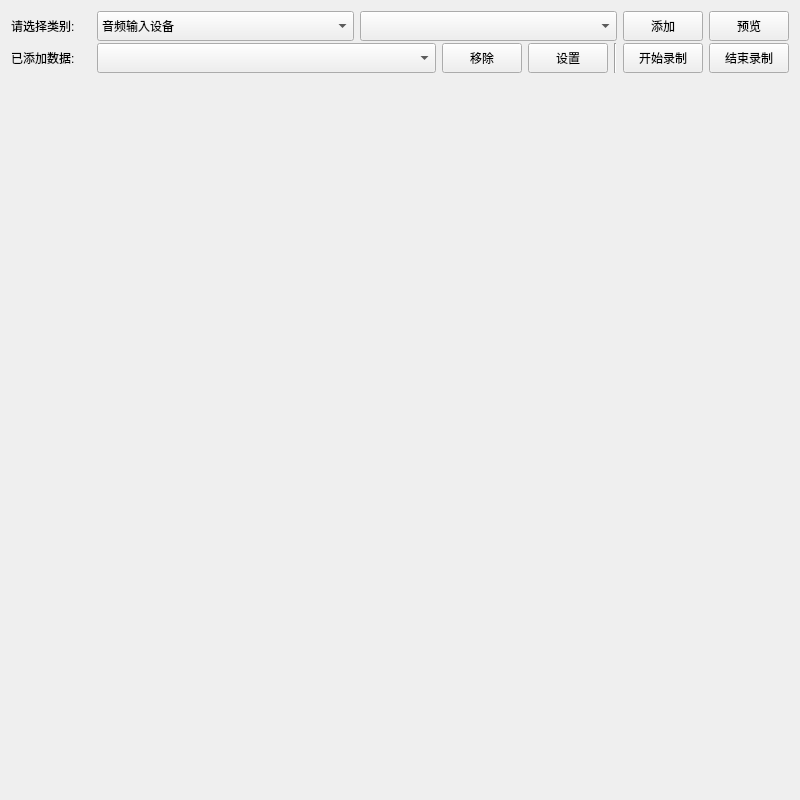
<?xml version="1.0" encoding="UTF-8"?>
<ui version="4.0">
 <class>TestMainWindowClass</class>
 <widget class="QMainWindow" name="TestMainWindowClass">
  <property name="geometry">
   <rect>
    <x>0</x>
    <y>0</y>
    <width>800</width>
    <height>800</height>
   </rect>
  </property>
  <property name="minimumSize">
   <size>
    <width>800</width>
    <height>800</height>
   </size>
  </property>
  <property name="windowTitle">
   <string>MainWindow</string>
  </property>
  <widget class="QWidget" name="centralWidget">
   <layout class="QVBoxLayout" name="verticalLayout">
    <property name="spacing">
     <number>2</number>
    </property>
    <item>
     <layout class="QHBoxLayout" name="horizontalLayout_4">
      <item>
       <widget class="QLabel" name="label_4">
        <property name="minimumSize">
         <size>
          <width>80</width>
          <height>30</height>
         </size>
        </property>
        <property name="maximumSize">
         <size>
          <width>80</width>
          <height>30</height>
         </size>
        </property>
        <property name="text">
         <string>请选择类别:</string>
        </property>
       </widget>
      </item>
      <item>
       <widget class="QComboBox" name="sourceTypeComboBox">
        <property name="sizePolicy">
         <sizepolicy hsizetype="Expanding" vsizetype="Fixed">
          <horstretch>0</horstretch>
          <verstretch>0</verstretch>
         </sizepolicy>
        </property>
        <property name="minimumSize">
         <size>
          <width>0</width>
          <height>30</height>
         </size>
        </property>
        <property name="editable">
         <bool>false</bool>
        </property>
        <item>
         <property name="text">
          <string>音频输入设备</string>
         </property>
        </item>
        <item>
         <property name="text">
          <string>音频输出设备</string>
         </property>
        </item>
        <item>
         <property name="text">
          <string>屏幕/显示器</string>
         </property>
        </item>
        <item>
         <property name="text">
          <string>USB摄像头</string>
         </property>
        </item>
        <item>
         <property name="text">
          <string>网路摄像头</string>
         </property>
        </item>
       </widget>
      </item>
      <item>
       <widget class="QComboBox" name="sourceComboBox">
        <property name="sizePolicy">
         <sizepolicy hsizetype="Expanding" vsizetype="Fixed">
          <horstretch>0</horstretch>
          <verstretch>0</verstretch>
         </sizepolicy>
        </property>
        <property name="minimumSize">
         <size>
          <width>0</width>
          <height>30</height>
         </size>
        </property>
        <property name="editable">
         <bool>false</bool>
        </property>
       </widget>
      </item>
      <item>
       <widget class="QPushButton" name="sourceAddButton">
        <property name="minimumSize">
         <size>
          <width>0</width>
          <height>30</height>
         </size>
        </property>
        <property name="text">
         <string>添加</string>
        </property>
       </widget>
      </item>
      <item>
       <widget class="QPushButton" name="sourcePreviewButton">
        <property name="minimumSize">
         <size>
          <width>0</width>
          <height>30</height>
         </size>
        </property>
        <property name="text">
         <string>预览</string>
        </property>
       </widget>
      </item>
     </layout>
    </item>
    <item>
     <layout class="QHBoxLayout" name="horizontalLayout_6">
      <item>
       <widget class="QLabel" name="label_6">
        <property name="minimumSize">
         <size>
          <width>80</width>
          <height>30</height>
         </size>
        </property>
        <property name="maximumSize">
         <size>
          <width>80</width>
          <height>30</height>
         </size>
        </property>
        <property name="text">
         <string>已添加数据:</string>
        </property>
       </widget>
      </item>
      <item>
       <widget class="QComboBox" name="attachedSourceComboBox">
        <property name="sizePolicy">
         <sizepolicy hsizetype="Expanding" vsizetype="Fixed">
          <horstretch>0</horstretch>
          <verstretch>0</verstretch>
         </sizepolicy>
        </property>
        <property name="minimumSize">
         <size>
          <width>0</width>
          <height>30</height>
         </size>
        </property>
       </widget>
      </item>
      <item>
       <widget class="QPushButton" name="sourceRemoveButton">
        <property name="minimumSize">
         <size>
          <width>0</width>
          <height>30</height>
         </size>
        </property>
        <property name="text">
         <string>移除</string>
        </property>
       </widget>
      </item>
      <item>
       <widget class="QPushButton" name="settingsButton">
        <property name="minimumSize">
         <size>
          <width>0</width>
          <height>30</height>
         </size>
        </property>
        <property name="text">
         <string>设置</string>
        </property>
       </widget>
      </item>
      <item>
       <widget class="Line" name="line">
        <property name="orientation">
         <enum>Qt::Vertical</enum>
        </property>
       </widget>
      </item>
      <item>
       <widget class="QPushButton" name="startRecordButton">
        <property name="minimumSize">
         <size>
          <width>0</width>
          <height>30</height>
         </size>
        </property>
        <property name="text">
         <string>开始录制</string>
        </property>
       </widget>
      </item>
      <item>
       <widget class="QPushButton" name="stopRecordButton">
        <property name="minimumSize">
         <size>
          <width>0</width>
          <height>30</height>
         </size>
        </property>
        <property name="text">
         <string>结束录制</string>
        </property>
       </widget>
      </item>
     </layout>
    </item>
    <item>
     <widget class="core::Preview" name="preview" native="true">
      <property name="sizePolicy">
       <sizepolicy hsizetype="Expanding" vsizetype="Expanding">
        <horstretch>0</horstretch>
        <verstretch>0</verstretch>
       </sizepolicy>
      </property>
      <property name="minimumSize">
       <size>
        <width>32</width>
        <height>32</height>
       </size>
      </property>
      <property name="mouseTracking">
       <bool>true</bool>
      </property>
      <property name="focusPolicy">
       <enum>Qt::ClickFocus</enum>
      </property>
      <property name="contextMenuPolicy">
       <enum>Qt::CustomContextMenu</enum>
      </property>
     </widget>
    </item>
   </layout>
  </widget>
 </widget>
 <layoutdefault spacing="6" margin="11"/>
 <customwidgets>
  <customwidget>
   <class>core::Preview</class>
   <extends>QWidget</extends>
   <header>core/preview.h</header>
   <container>1</container>
  </customwidget>
 </customwidgets>
 <resources/>
 <connections/>
</ui>
